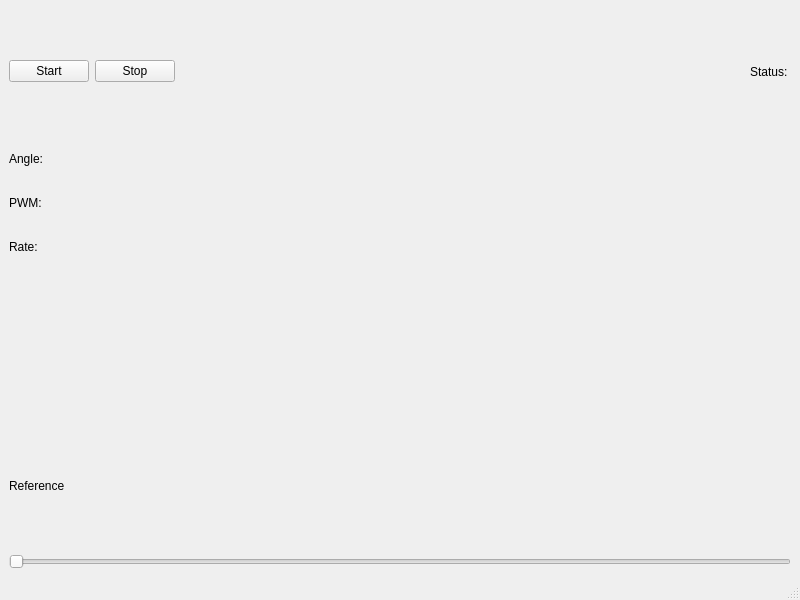
<?xml version="1.0" encoding="UTF-8"?>
<ui version="4.0">
 <class>MinSegGUI</class>
 <widget class="QMainWindow" name="MinSegGUI">
  <property name="geometry">
   <rect>
    <x>0</x>
    <y>0</y>
    <width>800</width>
    <height>600</height>
   </rect>
  </property>
  <property name="windowTitle">
   <string>MinSegGUI</string>
  </property>
  <widget class="QWidget" name="centralwidget">
   <layout class="QHBoxLayout" name="horizontalLayout">
    <item>
     <layout class="QVBoxLayout" name="verticalLayout">
      <item>
       <layout class="QHBoxLayout" name="horizontalLayout_2">
        <item>
         <widget class="QPushButton" name="btn_start">
          <property name="text">
           <string>Start</string>
          </property>
         </widget>
        </item>
        <item>
         <widget class="QPushButton" name="btn_stop">
          <property name="text">
           <string>Stop</string>
          </property>
         </widget>
        </item>
        <item>
         <spacer name="horizontalSpacer_2">
          <property name="orientation">
           <enum>Qt::Orientation::Horizontal</enum>
          </property>
          <property name="sizeHint" stdset="0">
           <size>
            <width>40</width>
            <height>20</height>
           </size>
          </property>
         </spacer>
        </item>
        <item>
         <widget class="QLabel" name="label_status">
          <property name="text">
           <string>Status: </string>
          </property>
         </widget>
        </item>
       </layout>
      </item>
      <item>
       <layout class="QHBoxLayout" name="horizontalLayout_4">
        <item>
         <layout class="QVBoxLayout" name="verticalLayout_6">
          <item>
           <widget class="QLabel" name="label_angle">
            <property name="text">
             <string>Angle: </string>
            </property>
           </widget>
          </item>
          <item>
           <widget class="QLabel" name="label_pwm">
            <property name="text">
             <string>PWM:</string>
            </property>
           </widget>
          </item>
          <item>
           <widget class="QLabel" name="label_rate">
            <property name="text">
             <string>Rate:</string>
            </property>
           </widget>
          </item>
         </layout>
        </item>
       </layout>
      </item>
      <item>
       <widget class="PlotWidget" name="graph_1" native="true">
        <widget class="QWidget" name="">
         <property name="geometry">
          <rect>
           <x>0</x>
           <y>120</y>
           <width>769</width>
           <height>113</height>
          </rect>
         </property>
         <layout class="QGridLayout" name="gridLayout"/>
        </widget>
       </widget>
      </item>
      <item>
       <spacer name="horizontalSpacer">
        <property name="orientation">
         <enum>Qt::Orientation::Horizontal</enum>
        </property>
        <property name="sizeHint" stdset="0">
         <size>
          <width>40</width>
          <height>20</height>
         </size>
        </property>
       </spacer>
      </item>
      <item>
       <widget class="QLabel" name="label_4">
        <property name="text">
         <string>Reference</string>
        </property>
       </widget>
      </item>
      <item>
       <widget class="QSlider" name="Slider_k">
        <property name="orientation">
         <enum>Qt::Orientation::Horizontal</enum>
        </property>
       </widget>
      </item>
     </layout>
    </item>
   </layout>
  </widget>
  <widget class="QMenuBar" name="menubar">
   <property name="geometry">
    <rect>
     <x>0</x>
     <y>0</y>
     <width>800</width>
     <height>33</height>
    </rect>
   </property>
  </widget>
  <widget class="QStatusBar" name="statusbar"/>
 </widget>
 <customwidgets>
  <customwidget>
   <class>PlotWidget</class>
   <extends>QWidget</extends>
   <header>pyqtgraph</header>
   <container>1</container>
  </customwidget>
 </customwidgets>
 <resources/>
 <connections/>
</ui>
